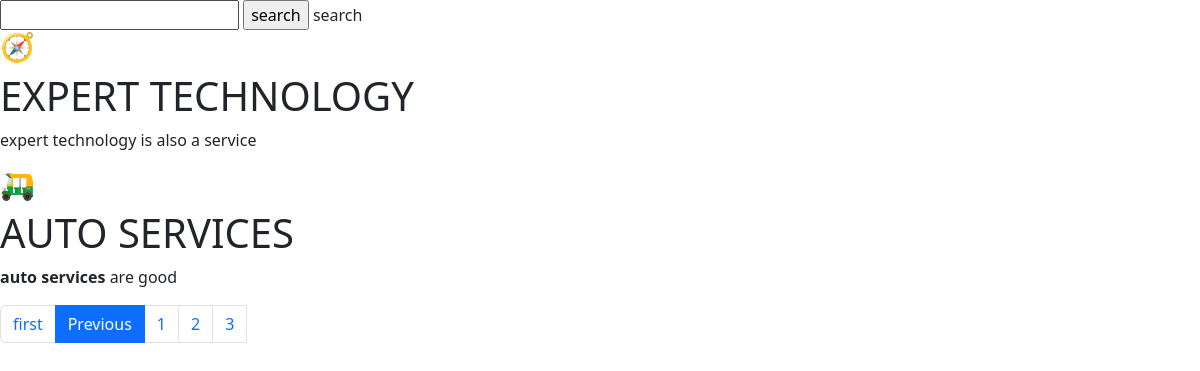
The page /modelClassData?page=2 on the database its author committed.
### services/models.py (models this page shows)
class Services(models.Model):
    service_icon=models.CharField(max_length=50)
    service_title=models.CharField(max_length=50)
    service_des=models.TextField()

### DjangoProject1/views.py (the view)
# urls.py: path('modelClassData', views.modelClassData, name='modelClassData'),
def modelClassData(request):
      serviceModel=Services.objects.all()
      pagintr=Paginator(serviceModel,2)
      pageNo=request.GET.get('page')
      ServiceFinalData=pagintr.get_page(pageNo)
      data={
            'serviceModel':ServiceFinalData
      }
      return render(request,"model.html",data)

### templates/model.html (shortened to what this page needs)
<!DOCTYPE html>
<html lang="en">
<head>
    <link href="https://cdn.jsdelivr.net/npm/bootstrap@5.3.3/dist/css/bootstrap.min.css" rel="stylesheet">
</head>
<body>
    <form method="get">
        <input type="text" name="serviceTitle"/>
        <input type="submit" value="search"> search
    </form>
    <div>
        {% for a in serviceModel%}
        <h3>{{a.service_icon }}</h3>
        <h1>
            {{a.service_title | upper}}
        </h1>
        <p>{{a.service_des | lower |safe }}</p>
{%  empty %}
No Data Found
        {% endfor %}
        <nav aria-label="...">
            <ul class="pagination">
              {%  if serviceModel.has_previous %}
              <li class="page-item"><a class="page-link" href="/modelClassData?page=1">first</a></li>
              <li class="page-item active" aria-current="page">
                <a class="page-link" href="/modelClassData?page={{serviceModel.previous_page_number}}">Previous</a>
              </li>
              {% endif %}
              <li class="page-item"><a class="page-link" href="#">1</a></li>
              <li class="page-item"><a class="page-link" href="#">2</a></li>
              <li class="page-item"><a class="page-link" href="#">3</a></li>
            </ul>
          </nav>
    </div>
</body>
</html>

### rows shown on the page
Services: service_icon "🧭", service_title "EXPERT TECHNOLOGY", service_des "expert technology is also a service"
Services: service_icon "🛺", service_title "AUTO SERVICES", service_des "auto services are good"
